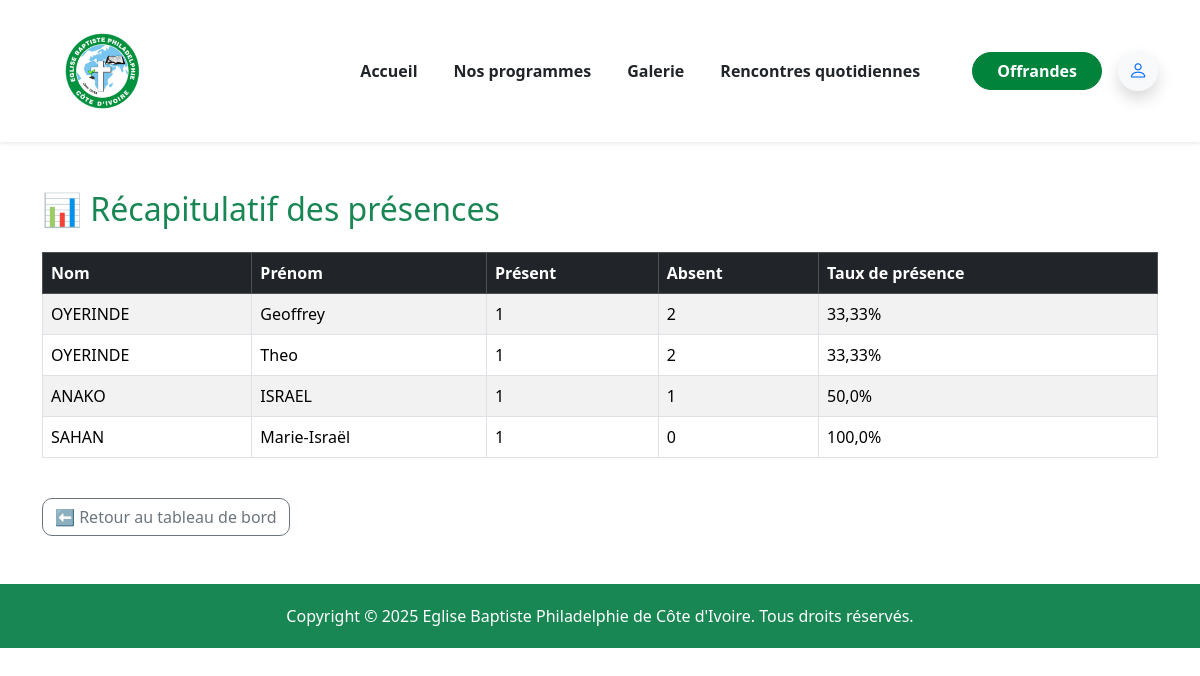
The app's page /gestion/recapitulatif/ (signed in) with its own data.
### gestion/models.py (models this page shows, shortened)
class Membre(models.Model):
    nom = models.CharField(max_length=100)
    prenom = models.CharField(max_length=100)
    age = models.IntegerField()
    telephone = models.CharField(max_length=20)
    classe = models.ForeignKey(Classe, on_delete=models.CASCADE)

### gestion/views.py (the view)
# urls.py: path('recapitulatif/', views.recapitulatif_presences, name='recapitulatif_presences'),
@login_required
def recapitulatif_presences(request):
    classes_moniteur = Classe.objects.filter(moniteur=request.user)
    membres = Membre.objects.filter(classe__in=classes_moniteur)
    data = []
    for membre in membres:
        total_jours = Presence.objects.filter(membre=membre).count()
        jours_presents = Presence.objects.filter(membre=membre, present=True).count()
        jours_absents = Presence.objects.filter(membre=membre, present=False).count()
        taux_presence = (jours_presents / total_jours * 100) if total_jours else 0
        data.append({
            'membre': membre,
            'jours_presents': jours_presents,
            'jours_absents': jours_absents,
            'taux_presence': round(taux_presence, 2),
        })
    return render(request, 'gestion/recapitulatif_presences.html', {'data': data})

### templates/gestion/recapitulatif_presences.html
{% extends 'vitrine/base.html' %}
{% block content %}
<div class="container py-5">
    <h2 class="mb-4 text-success">📊 Récapitulatif des présences</h2>
    {% if data %}
    <div class="table-responsive">
        <table class="table table-striped table-bordered">
            <thead class="table-dark">
                <tr>
                    <th>Nom</th>
                    <th>Prénom</th>
                    <th>Présent</th>
                    <th>Absent</th>
                    <th>Taux de présence</th>
                </tr>
            </thead>
            <tbody>
                {% for item in data %}
                <tr>
                    <td>{{ item.membre.nom }}</td>
                    <td>{{ item.membre.prenom }}</td>
                    <td>{{ item.jours_presents }}</td>
                    <td>{{ item.jours_absents }}</td>
                    <td>{{ item.taux_presence }}%</td>
                </tr>
                {% endfor %}
            </tbody>
        </table>
    </div>
    {% else %}
    <div class="alert alert-info">Aucune donnée de présence disponible.</div>
    {% endif %}
<a href="{% url 'dashboard_moniteur' %}" class="btn btn-outline-secondary mt-4">
    ⬅️ Retour au tableau de bord
</a>
</div>
{% endblock %}

### static/css/style.css (style rules this page uses)
html { scroll-behavior: smooth; }
.form-control, .btn { border-radius: 10px; }

### records on screen
Membre: membre.nom "OYERINDE", membre.prenom "Geoffrey", jours_presents "1", jours_absents "2", taux_presence "33,33"
Membre: membre.nom "OYERINDE", membre.prenom "Theo", jours_presents "1", jours_absents "2", taux_presence "33,33"
Membre: membre.nom "ANAKO", membre.prenom "ISRAEL", jours_presents "1", jours_absents "1", taux_presence "50,0"
Membre: membre.nom "SAHAN", membre.prenom "Marie-Israël", jours_presents "1", jours_absents "0", taux_presence "100,0"
